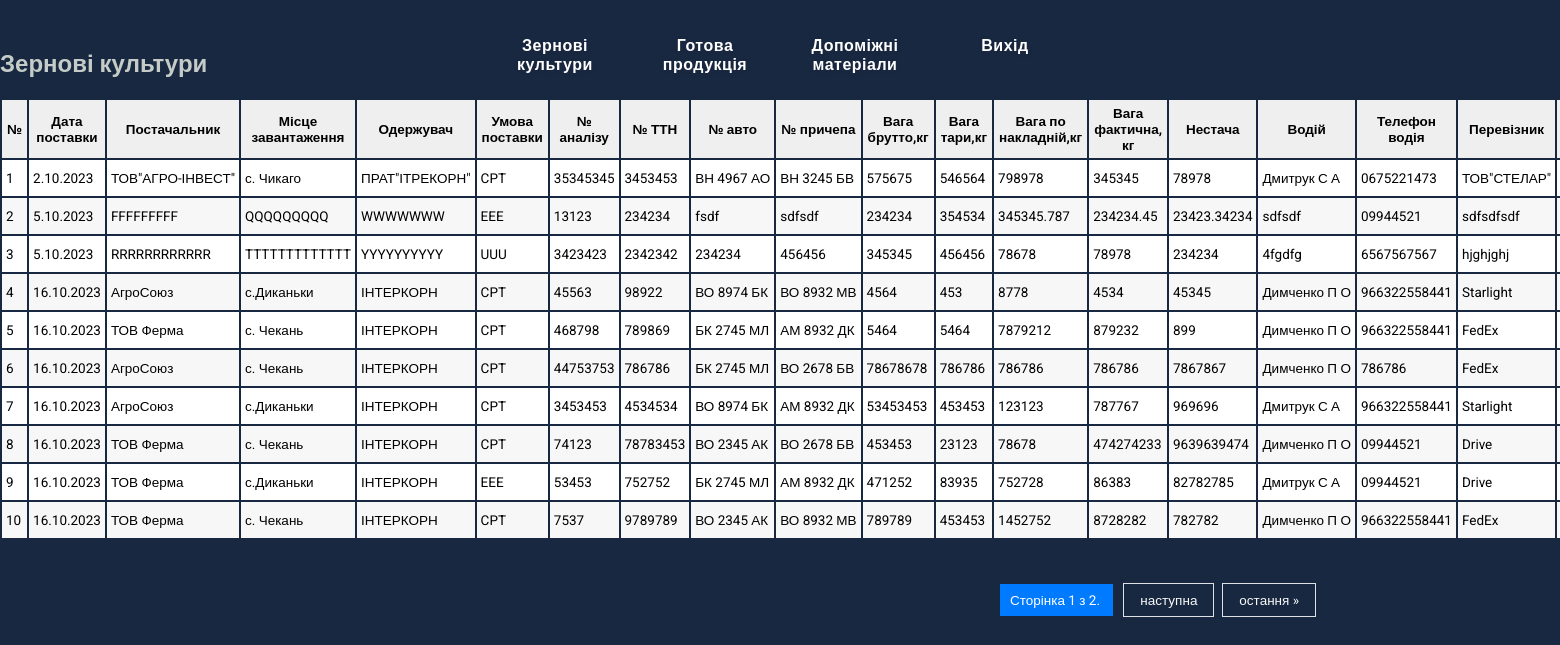
Page /cerealcrops_list/ on the committed database.
### weight_interface/models.py (models this page shows, shortened)
class CerealCrops(models.Model):
    Date = models.DateField(auto_now_add=True)  # Дата поставки
    Supplier = models.CharField(max_length=150)  # Постачальник
    Place_of_download = models.CharField(max_length=350)  # Місце завантаження
    Recipient = models.CharField(max_length=150)  # Одержувач
    Delivery_condition = models.CharField(max_length=10)  # Умова поставки
    Analysis_number = models.IntegerField()  # Номер аналізу
    Number_of_CN = models.IntegerField()  # Номер ТТН
    Car_license_plate = models.CharField(max_length=15)  # Реєстраційний номер авто
    Trailer_license_plate = models.CharField(max_length=15)  # Реєстраційний номер причіпа
    Gross_weight_kilos = models.FloatField()  # Вага брутто, кг
    Tare_weight_kilos = models.FloatField()  # Вага тари, кг
    Weight_on_invoice_kilos = models.FloatField()  # Вага по накладній, кг
    Actual_weight = models.FloatField()  # Вага фактична, кг
    Lack_of = models.FloatField()  # Нестача
    Driver = models.CharField(max_length=80)  # Водій
    Driver_phone = models.CharField(max_length=40)  # Телефон водія
    Carrier = models.CharField(max_length=150)  # Перевізник
    Check_in_time = models.TimeField()  # Час заїзду
    Departure_time = models.TimeField()  # Час виїзду
    Weightman = models.CharField(max_length=80)  # Ваговик

### weight_interface/views.py (the view)
# urls.py: path('cerealcrops_list/', views.get_cerealcrops, name="cerealcrops"),
def get_cerealcrops(request):
    cerealcrops = CerealCrops.objects.all()
    items_per_page = 10  # Кількість записів на кожній сторінці
    paginator = Paginator(cerealcrops, items_per_page)
    page = request.GET.get('page')
    try:
        current_page = paginator.page(page)
    except PageNotAnInteger:
        current_page = paginator.page(1)
    except EmptyPage:
        current_page = paginator.page(paginator.num_pages)
    return render(request, "weight_interface/cerealcrops_list.html", {"current_page": current_page})

### weight_interface/templates/weight_interface/cerealcrops_list.html (shortened to what this page needs)
{% extends "weight_interface/base.html" %}
{% block content %}
    <h2 style="color: #C5CCC8;">Зернові культури</h2>
    {% if current_page %}
			<table class="table">
                 <thead>
					<tr>
						<th>№</th>
						<th>Дата поставки</th>
						<th>Постачальник</th>
						<th>Місце завантаження</th>
						<th>Одержувач</th>
						<th>Умова поставки</th>
						<th>№ аналізу</th>
						<th>№ ТТН</th>
						<th>№ авто</th>
						<th>№ причепа</th>
						<th>Вага брутто,кг</th>
						<th>Вага тари,кг</th>
						<th>Вага по накладній,кг</th>
						<th>Вага фактична, кг</th>
						<th>Нестача</th>
						<th>Водій</th>
						<th>Телефон водія</th>
						<th>Перевізник</th>
						<th>Час заїзду</th>
					</tr>
				</thead>
				<tbody>
                {% for cerealcrop in current_page %}
                        <tr>
                            <td>{{cerealcrop.pk}}</td>
                            <td>{{cerealcrop.Date|date:"j.n.Y"}}</td>
                            <td style="white-space: nowrap;">{{cerealcrop.Supplier}}</td>
                            <td style="white-space: nowrap;">{{cerealcrop.Place_of_download}}</td>
                            <td>{{cerealcrop.Recipient}}</td>
                            <td>{{cerealcrop.Delivery_condition}}</td>
                            <td>{{cerealcrop.Analysis_number}}</td>
                            <td>{{cerealcrop.Number_of_CN}}</td>
                            <td style="white-space: nowrap;">{{cerealcrop.Car_license_plate}}</td>
                            <td style="white-space: nowrap;">{{cerealcrop.Trailer_license_plate}}</td>
                            <td>{{cerealcrop.Gross_weight_kilos}}</td>
                            <td>{{cerealcrop.Tare_weight_kilos}}</td>
                            <td>{{cerealcrop.Weight_on_invoice_kilos}}</td>
                            <td>{{cerealcrop.Actual_weight}}</td>
                            <td>{{cerealcrop.Lack_of}}</td>
                            <td style="white-space: nowrap;">{{cerealcrop.Driver}}</td>
                            <td>{{cerealcrop.Driver_phone}}</td>
                            <td style="white-space: nowrap;">{{cerealcrop.Carrier}}</td>
                            <td>{{cerealcrop.Check_in_time}}</td>
                        </tr>
                    {% endfor %}
				</tbody>
            </table>
    {% endif %}
{% endblock %}
{% block pagin %}
     <main>
                <div class="pagination" >
                    <span class="step-links">
                        <span class="current-page">
                            Сторінка {{ current_page.number }} з {{ current_page.paginator.num_pages }}.
                        </span>
                        {% if current_page.has_next %}
                            <a href="?page={{ current_page.next_page_number }}">наступна</a>
                            <a href="?page={{ current_page.paginator.num_pages }}">остання &raquo;</a>
                        {% endif %}
                    </span>
                </div>
             </main>
{% endblock %}

### weight_interface/static/css/base.css (style rules this page uses)
:root { --menu-width: 37.5em; --items: 4; --item-width: calc(var(--menu-width) / var(--items)); }
body { margin: 0; padding: 0; background: #192841; font-family: 'Roboto', sans-serif; height: 100vh; overflow-y: hidden; overflow-x: scroll; width: 100vw; }
main { margin-top:50px; padding: 0; }
.table { border: 0px solid #eee; table-layout: ; font-size: 13.5px; justify-content: center; width: 100%; margin-bottom: 20px; overflow-y: auto; }
.table th { font-weight: bold; padding: 5px; background: #efefef; border: 0px solid #dddddd; }
.table td { padding: 2px 4px; border: 0px solid #eee; text-align: left; }
.table tbody tr:nth-child(odd) { background: #fff; }
.table tbody tr:nth-child(even) { background: #F7F7F7; }
.pagination { position:absolute; margin-top: 20px; top: 570; left: 1000; right: 0; }
.pagination a { color: #f8f9fa; padding: 8px 16px; font-size: 13.5px; text-decoration: none; transition: background-color 0.3s; border: 1px solid #dee2e6; margin: 0 2px; }
.pagination .current-page { margin-right:8px; padding: 8px 10px; font-size: 13.5px; background-color: #007BFF; color: #fff; }

### rows in the picture
CerealCrops: pk "1", Date "2.10.2023", Supplier "ТОВ\"АГРО-ІНВЕСТ\"", Place_of_download "с. Чикаго", Recipient "ПРАТ\"ІТРЕКОРН\"", Delivery_condition "CPT", Analysis_number "35345345", Number_of_CN "3453453", Car_license_plate "ВН 4967 АО", Trailer_license_plate "ВН 3245 БВ", Gross_weight_kilos "575675", Tare_weight_kilos "546564", Weight_on_invoice_kilos "798978", Actual_weight "345345", Lack_of "78978", Driver "Дмитрук С А", Driver_phone "0675221473", Carrier "ТОВ\"СТЕЛАР\""
CerealCrops: pk "2", Date "5.10.2023", Supplier "FFFFFFFFF", Place_of_download "QQQQQQQQQ", Recipient "WWWWWWW", Delivery_condition "EEE", Analysis_number "13123", Number_of_CN "234234", Car_license_plate "fsdf", Trailer_license_plate "sdfsdf", Gross_weight_kilos "234234", Tare_weight_kilos "354534", Weight_on_invoice_kilos "345345.787", Actual_weight "234234.45", Lack_of "23423.34234", Driver "sdfsdf", Driver_phone "09944521", Carrier "sdfsdfsdf"
CerealCrops: pk "3", Date "5.10.2023", Supplier "RRRRRRRRRRRR", Place_of_download "TTTTTTTTTTTTT", Recipient "YYYYYYYYYY", Delivery_condition "UUU", Analysis_number "3423423", Number_of_CN "2342342", Car_license_plate "234234", Trailer_license_plate "456456", Gross_weight_kilos "345345", Tare_weight_kilos "456456", Weight_on_invoice_kilos "78678", Actual_weight "78978", Lack_of "234234", Driver "4fgdfg", Driver_phone "6567567567", Carrier "hjghjghj"
CerealCrops: pk "4", Date "16.10.2023", Supplier "АгроСоюз", Place_of_download "с.Диканьки", Recipient "ІНТЕРКОРН", Delivery_condition "CPT", Analysis_number "45563", Number_of_CN "98922", Car_license_plate "ВО 8974 БК", Trailer_license_plate "ВО 8932 МВ", Gross_weight_kilos "4564", Tare_weight_kilos "453", Weight_on_invoice_kilos "8778", Actual_weight "4534", Lack_of "45345", Driver "Димченко П О", Driver_phone "966322558441", Carrier "Starlight"
CerealCrops: pk "5", Date "16.10.2023", Supplier "ТОВ Ферма", Place_of_download "с. Чекань", Recipient "ІНТЕРКОРН", Delivery_condition "CPT", Analysis_number "468798", Number_of_CN "789869", Car_license_plate "БК 2745 МЛ", Trailer_license_plate "АМ 8932 ДК", Gross_weight_kilos "5464", Tare_weight_kilos "5464", Weight_on_invoice_kilos "7879212", Actual_weight "879232", Lack_of "899", Driver "Димченко П О", Driver_phone "966322558441", Carrier "FedEx"
CerealCrops: pk "6", Date "16.10.2023", Supplier "АгроСоюз", Place_of_download "с. Чекань", Recipient "ІНТЕРКОРН", Delivery_condition "CPT", Analysis_number "44753753", Number_of_CN "786786", Car_license_plate "БК 2745 МЛ", Trailer_license_plate "ВО 2678 БВ", Gross_weight_kilos "78678678", Tare_weight_kilos "786786", Weight_on_invoice_kilos "786786", Actual_weight "786786", Lack_of "7867867", Driver "Димченко П О", Driver_phone "786786", Carrier "FedEx"
CerealCrops: pk "7", Date "16.10.2023", Supplier "АгроСоюз", Place_of_download "с.Диканьки", Recipient "ІНТЕРКОРН", Delivery_condition "CPT", Analysis_number "3453453", Number_of_CN "4534534", Car_license_plate "ВО 8974 БК", Trailer_license_plate "АМ 8932 ДК", Gross_weight_kilos "53453453", Tare_weight_kilos "453453", Weight_on_invoice_kilos "123123", Actual_weight "787767", Lack_of "969696", Driver "Дмитрук С А", Driver_phone "966322558441", Carrier "Starlight"
CerealCrops: pk "8", Date "16.10.2023", Supplier "ТОВ Ферма", Place_of_download "с. Чекань", Recipient "ІНТЕРКОРН", Delivery_condition "CPT", Analysis_number "74123", Number_of_CN "78783453", Car_license_plate "ВО 2345 АК", Trailer_license_plate "ВО 2678 БВ", Gross_weight_kilos "453453", Tare_weight_kilos "23123", Weight_on_invoice_kilos "78678", Actual_weight "474274233", Lack_of "9639639474", Driver "Димченко П О", Driver_phone "09944521", Carrier "Drive"
CerealCrops: pk "9", Date "16.10.2023", Supplier "ТОВ Ферма", Place_of_download "с.Диканьки", Recipient "ІНТЕРКОРН", Delivery_condition "EEE", Analysis_number "53453", Number_of_CN "752752", Car_license_plate "БК 2745 МЛ", Trailer_license_plate "АМ 8932 ДК", Gross_weight_kilos "471252", Tare_weight_kilos "83935", Weight_on_invoice_kilos "752728", Actual_weight "86383", Lack_of "82782785", Driver "Дмитрук С А", Driver_phone "09944521", Carrier "Drive"
CerealCrops: pk "10", Date "16.10.2023", Supplier "ТОВ Ферма", Place_of_download "с. Чекань", Recipient "ІНТЕРКОРН", Delivery_condition "CPT", Analysis_number "7537", Number_of_CN "9789789", Car_license_plate "ВО 2345 АК", Trailer_license_plate "ВО 8932 МВ", Gross_weight_kilos "789789", Tare_weight_kilos "453453", Weight_on_invoice_kilos "1452752", Actual_weight "8728282", Lack_of "782782", Driver "Димченко П О", Driver_phone "966322558441", Carrier "FedEx"

### other values in the picture
{{ current_page.number }} "1"
{{ current_page.paginator.num_pages }} "2"
